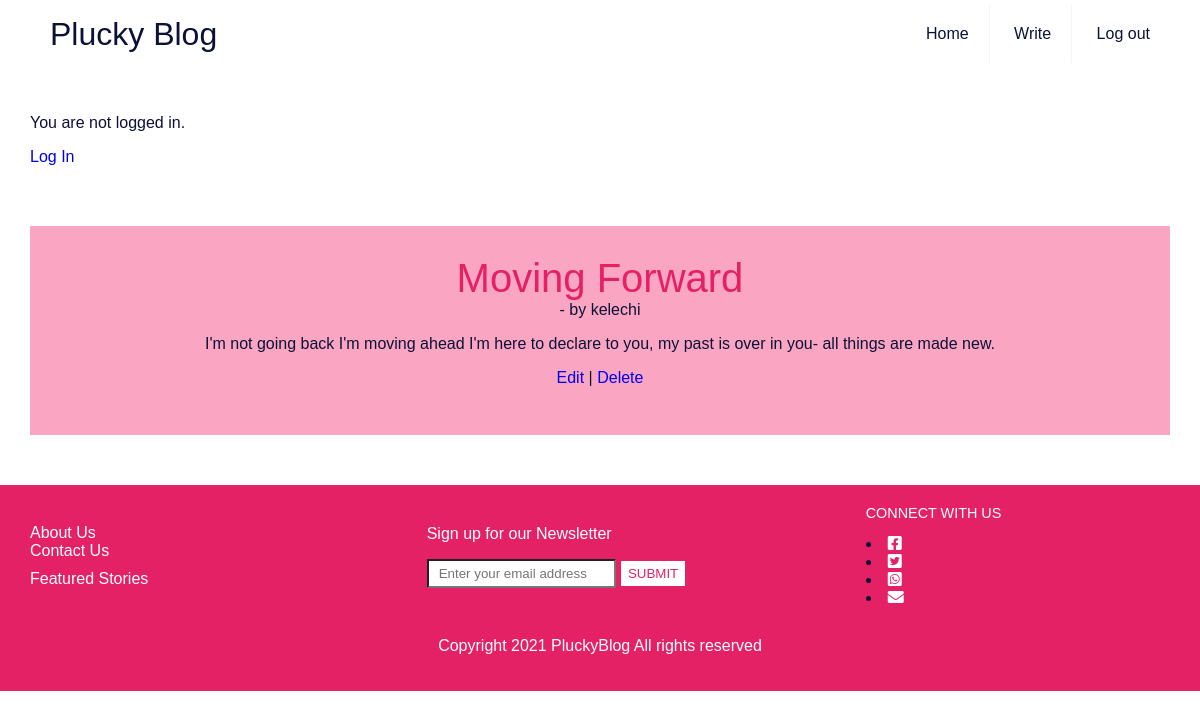
The app's page /post/2/ with its own data.
### pluckyblog/models.py (models this page shows, shortened)
class Post(models.Model):
    title = models.CharField (max_length=200)
    date_added = models.DateTimeField(auto_now_add=True)
    author = models.ForeignKey(
        'auth.User',
        on_delete=models.CASCADE,
    )
    body = models.TextField()

### pluckyblog/views.py (the view)
# urls.py: path('post/<int:pk>/', BlogDetailView.as_view(),
class BlogDetailView(DetailView):
    model = Post
    template_name = 'post_detail.html'

### templates/post_detail.html (shortened to what this page needs)
{% extends 'base.html' %} {% block content %}
<main>
  <aside>
    <section class="container" id="container">
      <div class="post-header">
        <span class="font-weight-bold"><h2>{{ post.title }}</h2></span> -
        <span class="text-muted">by {{ post.author }} {{ post.date_time }} </span>
        <p>{{ post.body }}</p>
      </div>
      <a href="{% url 'post_edit' post.pk %}">Edit</a> |
      <a href="{% url 'post_delete' post.pk %}">Delete</a>
      <br/><br/>
    </section>
  </aside>
</main>
{% endblock content %}

### static/css/base.css (style rules this page uses)
html { box-sizing: border-box; font-family: Arial, Helvetica, sans-serif; font-size: 16px; }
*, *::before, *::after { font-weight: inherit; margin: 0; padding: 0; border-radius: 0; box-sizing: inherit; }
a { text-decoration: none; }
h2 { color: #e52165; font-size: 2.5rem; }
main { padding: 50px 30px; display: block; column-gap: 10px; }
aside { background-color: #faa6c3; width: auto; text-align: center; padding: 30px; }
p { display: block; margin-block-start: 1em; margin-block-end: 1em; margin-inline-start: 0px; margin-inline-end: 0px; }

### records on screen
Post: title "Moving Forward", author "kelechi", body "I'm not going back I'm moving ahead I'm here to declare to you, my past is over in you- all things are made new."
